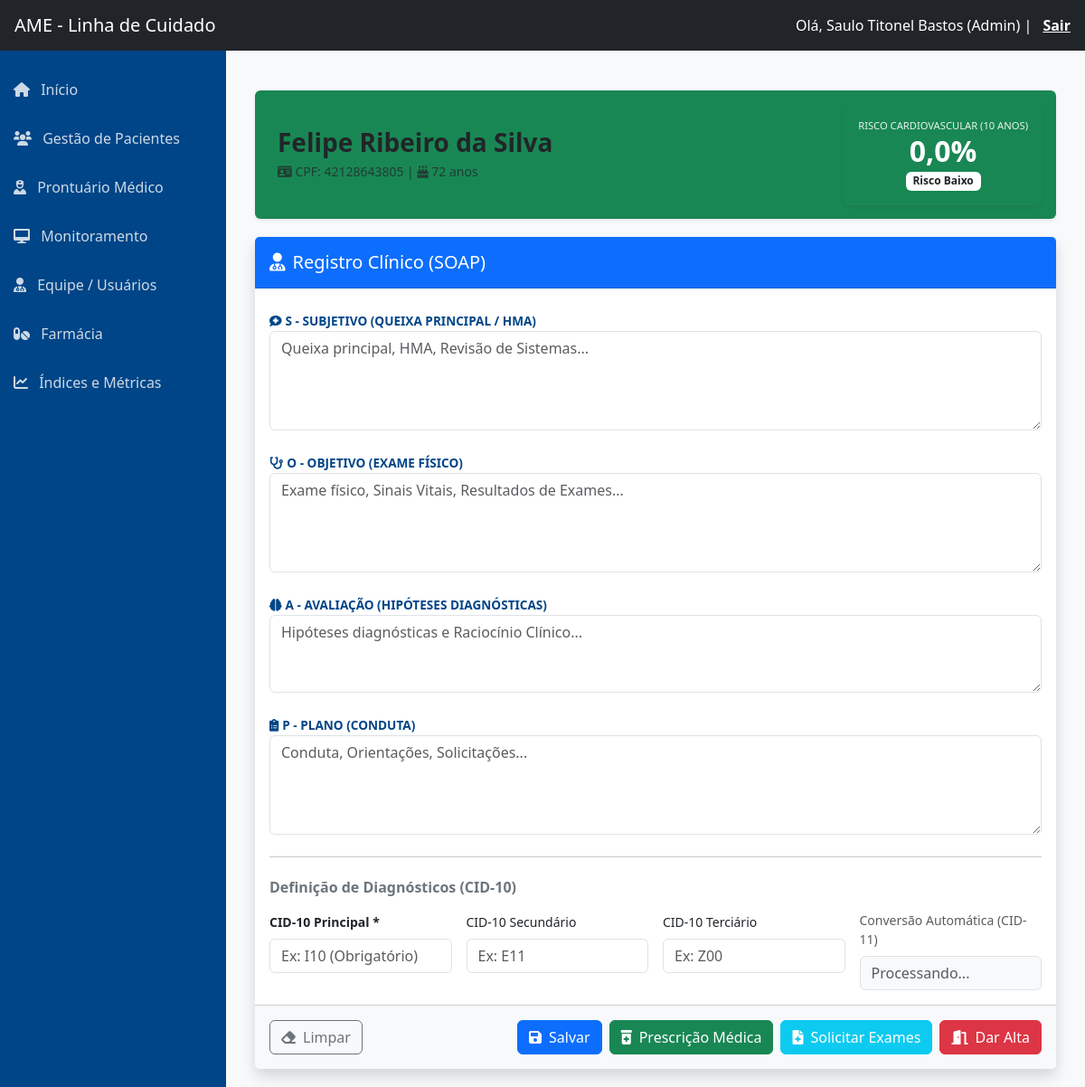
Page /prontuario/medico/3/ (signed in) on the committed database.
### core/models.py (models this page shows, shortened)
class Usuario(AbstractUser):
    mudar_senha = models.BooleanField(default=False, verbose_name="Forçar Troca de Senha")
    email_verificado = models.BooleanField(default=False, verbose_name="Email Verificado")
    TIPO_PROFISSIONAL_CHOICES = [
        ('MED', 'Médico'),
        ('ENF', 'Enfermeiro'),
        ('NUT', 'Nutricionista'),
        ('FAR', 'Farmacêutico'),
    ]
    TIPO_REGISTRO_CHOICES = [
        ('CRM', 'CRM'),
        ('COREN', 'COREN'),
        ('CRN', 'CRN'),
        ('CRF', 'CRF'),
    ]
    tipo_profissional = models.CharField(
        max_length=3,
        choices=TIPO_PROFISSIONAL_CHOICES,
        null=True,
        blank=True,
        verbose_name="Tipo Profissional"
    )
    tipo_registro = models.CharField(
        max_length=10,
        choices=TIPO_REGISTRO_CHOICES,
        null=True,
        blank=True,
        verbose_name="Conselho (Ex: CRM)"
    )
    registro_profissional = models.CharField(
        max_length=20,
        null=True,
        blank=True,
        verbose_name="Número do Conselho"
    )
    drt = models.CharField(
        max_length=20,
        null=True,
        blank=True,
        verbose_name="DRT / Matrícula"
    )
    USERNAME_FIELD = 'username'
    REQUIRED_FIELDS = ['email', 'first_name', 'last_name']

class Paciente(models.Model):
    SEXO_CHOICES = [('M', 'Masculino'), ('F', 'Feminino')]
    ETNIA_CHOICES = [
        ('Branca', 'Branca'), ('Parda', 'Parda'),
        ('Negra', 'Negra'), ('Indígena', 'Indígena')
    ]
    nome = models.CharField(max_length=100)
    cpf = models.CharField(max_length=14, unique=True)
    sexo = models.CharField(max_length=1, choices=SEXO_CHOICES)
    etnia = models.CharField(max_length=20, choices=ETNIA_CHOICES)
    data_nascimento = models.DateField()
    data_insercao = models.DateField(default=date.today)
    data_alta = models.DateField(null=True, blank=True)
    municipio = models.CharField(max_length=100, default='Caraguatatuba')
    telefone = models.CharField(max_length=20, blank=True)
    ativo = models.BooleanField(default=True)
    siresp = models.CharField(max_length=20, null=True, blank=True, verbose_name="Número CROSS / SIRESP")
    altura_ultima = models.DecimalField(max_digits=4, decimal_places=2, null=True, blank=True)
    @property
    def idade(self):
        if not self.data_nascimento: return 0
        hoje = date.today()
        return hoje.year - self.data_nascimento.year - (
                (hoje.month, hoje.day) < (self.data_nascimento.month, self.data_nascimento.day))

### core/views.py (the view)
# urls.py: path('prontuario/medico/<int:paciente_id>/', views.realizar_atendimento_medico, name='atendimento_medico'),
@login_required
def realizar_atendimento_medico(request, paciente_id):
    paciente = get_object_or_404(Paciente, id=paciente_id)
    ultima_avaliacao = AvaliacaoPrevent.objects.filter(paciente=paciente).order_by('-data_avaliacao').first()
    score_valor = float(ultima_avaliacao.risco_10_anos) if ultima_avaliacao else 0.0
    if request.method == 'POST':
        form = AtendimentoMedicoForm(request.POST)
        if form.is_valid():
            atendimento = form.save(commit=False)
            atendimento.paciente = paciente
            atendimento.medico = request.user
            atendimento.score_prevent_valor = score_valor
            atendimento.save()
            action = request.POST.get('action')
            if action == 'prescricao':
                return redirect('prescricao_medica', atendimento_id=atendimento.id)
            elif action == 'exames':
                return redirect('solicitar_exames', atendimento_id=atendimento.id)
            elif action == 'alta':
                return redirect('gerar_alta', id=paciente.id)
            elif action == 'salvar':
                messages.success(request, "Atendimento salvo com sucesso.")
                return redirect('atendimento_medico', paciente_id=paciente.id)
    else:
        form = AtendimentoMedicoForm()
    if score_valor < 5:
        classe_risco, texto_risco = "bg-success text-white", "Risco Baixo"
    elif 5 <= score_valor < 7.5:
        classe_risco, texto_risco = "bg-warning text-dark", "Risco Limítrofe"
    elif 7.5 <= score_valor < 20:
        classe_risco, texto_risco = "bg-orange text-white", "Risco Intermediário"
    else:
        classe_risco, texto_risco = "bg-danger text-white", "Alto Risco"
    context = {
        'paciente': paciente,
        'form': form,
        'prevent_score': score_valor,
        'risco_css': classe_risco,
        'risco_texto': texto_risco
    }
    return render(request, 'atendimento/ficha_medica.html', context)

### core/forms.py
class AtendimentoMedicoForm(forms.ModelForm):
    class Meta:
        model = AtendimentoMedico
        fields = [
            'subjetivo', 'objetivo', 'avaliacao', 'plano',
            'cid10_1', 'cid10_2', 'cid10_3'
        ]
        widgets = {
            'subjetivo': forms.Textarea(attrs={'class': 'form-control', 'rows': 4, 'placeholder': 'Queixa principal, HMA, Revisão de Sistemas...'}),
            'objetivo': forms.Textarea(attrs={'class': 'form-control', 'rows': 4, 'placeholder': 'Exame físico, Sinais Vitais, Resultados de Exames...'}),
            'avaliacao': forms.Textarea(attrs={'class': 'form-control', 'rows': 3, 'placeholder': 'Hipóteses diagnósticas e Raciocínio Clínico...'}),
            'plano': forms.Textarea(attrs={'class': 'form-control', 'rows': 4, 'placeholder': 'Conduta, Orientações, Solicitações...'}),
            'cid10_1': forms.TextInput(attrs={'class': 'form-control', 'placeholder': 'Ex: I10 (Obrigatório)'}),
            'cid10_2': forms.TextInput(attrs={'class': 'form-control', 'placeholder': 'Ex: E11'}),
            'cid10_3': forms.TextInput(attrs={'class': 'form-control', 'placeholder': 'Ex: Z00'}),
        }

### core/templates/atendimento/ficha_medica.html (shortened to what this page needs)
{% extends 'sidebar.html' %}
{% load static %}
{% block content %}
<div class="container mt-4">
    <div class="header-paciente shadow-sm rounded {{ risco_css|cut:'text-white'|cut:'text-dark' }} bg-opacity-10"
         style="border-left-color: {% if 'success' in risco_css %}#198754{% elif 'warning' in risco_css %}#ffc107{% elif 'orange' in risco_css %}#fd7e14{% else %}#dc3545{% endif %};">
        <div class="row align-items-center">
            <div class="col-md-6">
                <h3 class="mb-0 text-dark fw-bold">{{ paciente.nome }}</h3>
                <div class="text-muted small mt-1">
                    <i class="fas fa-id-card"></i> CPF: {{ paciente.cpf }} |
                    <i class="fas fa-birthday-cake"></i> {{ paciente.idade }} anos
                </div>
            </div>
            <div class="col-md-6 text-end">
                <div class="d-inline-block p-3 rounded {{ risco_css }} shadow-sm text-center" style="min-width: 150px;">
                    <small class="d-block text-uppercase" style="font-size: 0.7rem; opacity: 0.9;">Risco Cardiovascular (10 Anos)</small>
                    <h2 class="m-0 fw-bold">{{ prevent_score }}%</h2>
                    <span class="badge bg-white text-dark mt-1">{{ risco_texto }}</span>
                </div>
            </div>
        </div>
    </div>
    <form method="post" id="formAtendimento">
        <div class="card shadow border-0">
            <div class="card-header bg-primary text-white py-3">
                <h5 class="m-0"><i class="fas fa-user-md me-2"></i>Registro Clínico (SOAP)</h5>
            </div>
            <div class="card-body">
                <div class="mb-3">
                    <label class="soap-label"><i class="fas fa-comment-medical me-1"></i>S - Subjetivo (Queixa Principal / HMA)</label>
                    {{ form.subjetivo }}
                </div>
                <div class="mb-3">
                    <label class="soap-label"><i class="fas fa-stethoscope me-1"></i>O - Objetivo (Exame Físico)</label>
                    {{ form.objetivo }}
                </div>
                <div class="mb-3">
                    <label class="soap-label"><i class="fas fa-brain me-1"></i>A - Avaliação (Hipóteses Diagnósticas)</label>
                    {{ form.avaliacao }}
                </div>
                <div class="mb-3">
                    <label class="soap-label"><i class="fas fa-clipboard-list me-1"></i>P - Plano (Conduta)</label>
                    {{ form.plano }}
                </div>
                <hr class="my-4">
                <h6 class="mb-3 fw-bold text-secondary">Definição de Diagnósticos (CID-10)</h6>
                <div class="row g-3">
                    <div class="col-md-3">
                        <label class="form-label small fw-bold">CID-10 Principal *</label>
                        {{ form.cid10_1 }}
                    </div>
                    <div class="col-md-3">
                        <label class="form-label small">CID-10 Secundário</label>
                        {{ form.cid10_2 }}
                    </div>
                    <div class="col-md-3">
                        <label class="form-label small">CID-10 Terciário</label>
                        {{ form.cid10_3 }}
                    </div>
                    <div class="col-md-3">
                        <label class="form-label small text-muted">Conversão Automática (CID-11)</label>
                        <input type="text" id="cid11_preview" class="form-control bg-light" readonly placeholder="Processando...">
                    </div>
                </div>
            </div>
            <div class="card-footer bg-light p-3">
                <div class="btn-toolbar-custom">
                    <button type="button" class="btn btn-outline-secondary" onclick="limparCampos()">
                        <i class="fas fa-eraser me-2"></i>Limpar
                    </button>
                    <div class="d-flex gap-2 flex-wrap">
                        <button type="submit" name="action" value="salvar" class="btn btn-primary">
                            <i class="fas fa-save me-2"></i>Salvar
                        </button>
                        <button type="submit" name="action" value="prescricao" class="btn btn-success">
                            <i class="fas fa-prescription-bottle-alt me-2"></i>Prescrição Médica
                        </button>
                        <button type="submit" name="action" value="exames" class="btn btn-info text-white">
                            <i class="fas fa-file-medical me-2"></i>Solicitar Exames
                        </button>
                        <button type="submit" name="action" value="alta" class="btn btn-danger">
                            <i class="fas fa-door-open me-2"></i>Dar Alta
                        </button>
                    </div>
                </div>
            </div>
        </div>
    </form>
</div>
{% endblock %}

### core/templates/sidebar.html (shortened to what this page needs)
{% load static %}
<!DOCTYPE html>
<html lang="pt-br">
<head>
    <link href="https://cdn.jsdelivr.net/npm/bootstrap@5.3.0/dist/css/bootstrap.min.css" rel="stylesheet">
    <link href="https://cdnjs.cloudflare.com/ajax/libs/font-awesome/6.0.0/css/all.min.css" rel="stylesheet">
</head>
<body>
    <nav class="navbar navbar-dark bg-dark px-3">
        <a class="navbar-brand" href="#">AME - Linha de Cuidado</a>
        <div class="text-white">
            Olá, {{ user.get_full_name|default:user.username }}
            {% if user.is_superuser %}(Admin){% endif %} |
            <a href="{% url 'logout' %}" class="text-white fw-bold ms-2" style="text-decoration: underline;">Sair</a>
        </div>
    </nav>
    <div class="wrapper">
        <nav class="sidebar">
            <ul class="list-unstyled mt-3">
                <li>
                    <a href="{% url 'index' %}">
                        <i class="fas fa-home me-2"></i> Início
                    </a>
                </li>
                {% if user.is_superuser or user.tipo_profissional == 'ENF' or user.tipo_profissional == 'NUT' or user.tipo_profissional == 'FAR' or user.tipo_profissional == 'MED' %}
                <li>
                    <a href="{% url 'gestao_pacientes' %}">
                        <i class="fas fa-users me-2"></i> Gestão de Pacientes
                    </a>
                </li>
                {% endif %}
                <li>
                    <a href="{% url 'atendimento_hub' %}">
                        <i class="fas fa-user-nurse me-2"></i> Prontuário Médico
                    </a>
                </li>
                {% if user.is_superuser or user.tipo_profissional == 'ENF' or user.tipo_profissional == 'NUT' or user.tipo_profissional == 'FAR' %}
                <li>
                    <a href="{% url 'monitoramento_busca' %}">
                        <i class="fas fa-desktop me-2"></i> Monitoramento
                    </a>
                </li>
                {% endif %}
                {% if user.is_superuser %}
                <li>
                    <a href="{% url 'gestao_usuarios' %}">
                        <i class="fas fa-user-md me-2"></i> Equipe / Usuários
                    </a>
                </li>
                <li>
                    <a href="{% url 'gestao_medicamentos' %}">
                        <i class="fas fa-pills me-2"></i> Farmácia
                    </a>
                </li>
                <li>
                    <a href="{% url 'indices' %}">
                        <i class="fas fa-chart-line me-2"></i> Índices e Métricas
                    </a>
                </li>
                {% endif %}
            </ul>
        </nav>
        <main class="content">
            {% block content %}
            {% endblock %}
        </main>
    </div>
</body>
</html>

### core/templates/sidebar.html (style rules this page uses)
body { min-height: 100vh; display: flex; flex-direction: column; }
.wrapper { display: flex; flex: 1; }
.sidebar { min-width: 250px; background-color: #004587; color: white; min-height: 100vh; }
.sidebar a { color: rgba(255,255,255,0.8); text-decoration: none; padding: 15px; display: block; }
.content { flex: 1; padding: 20px; background-color: #f8f9fa; }

### core/templates/atendimento/ficha_medica.html (style rules this page uses)
.bg-success { background-color: #198754 !important; }
.soap-label { font-weight: bold; color: #004587; margin-top: 10px; text-transform: uppercase; font-size: 0.85rem; }
.header-paciente { background-color: #f8f9fa; border-left: 10px solid #ccc; padding: 15px; margin-bottom: 20px; }
.btn-toolbar-custom { display: flex; justify-content: space-between; align-items: center; flex-wrap: wrap; gap: 10px; }

### rows in the picture
Usuario: get_full_name "Saulo Titonel Bastos"
Paciente: nome "Felipe Ribeiro da Silva", cpf "42128643805", idade "72"

### other values in the picture
{{ prevent_score }} "0,0"
{{ risco_texto }} "Risco Baixo"
